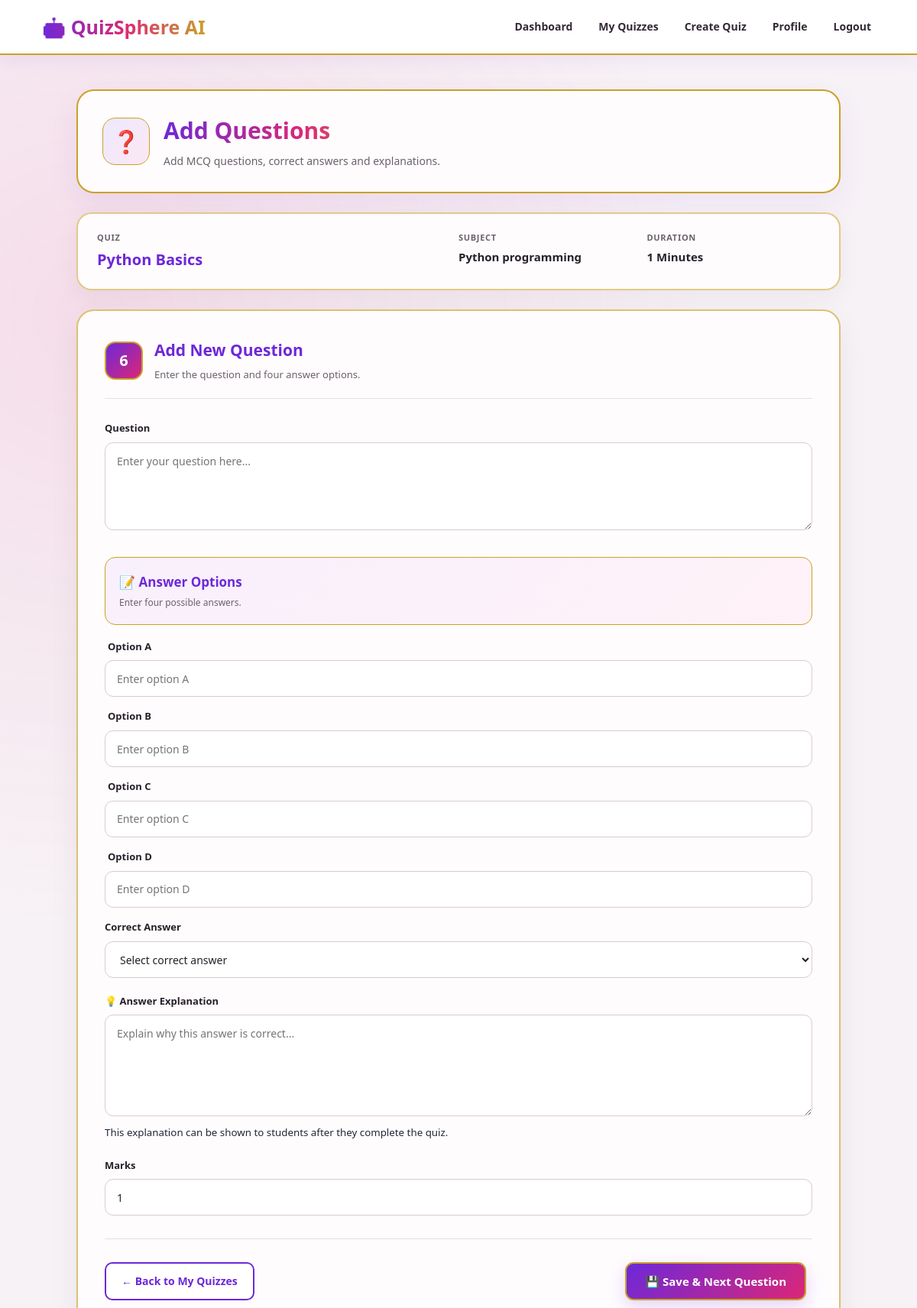
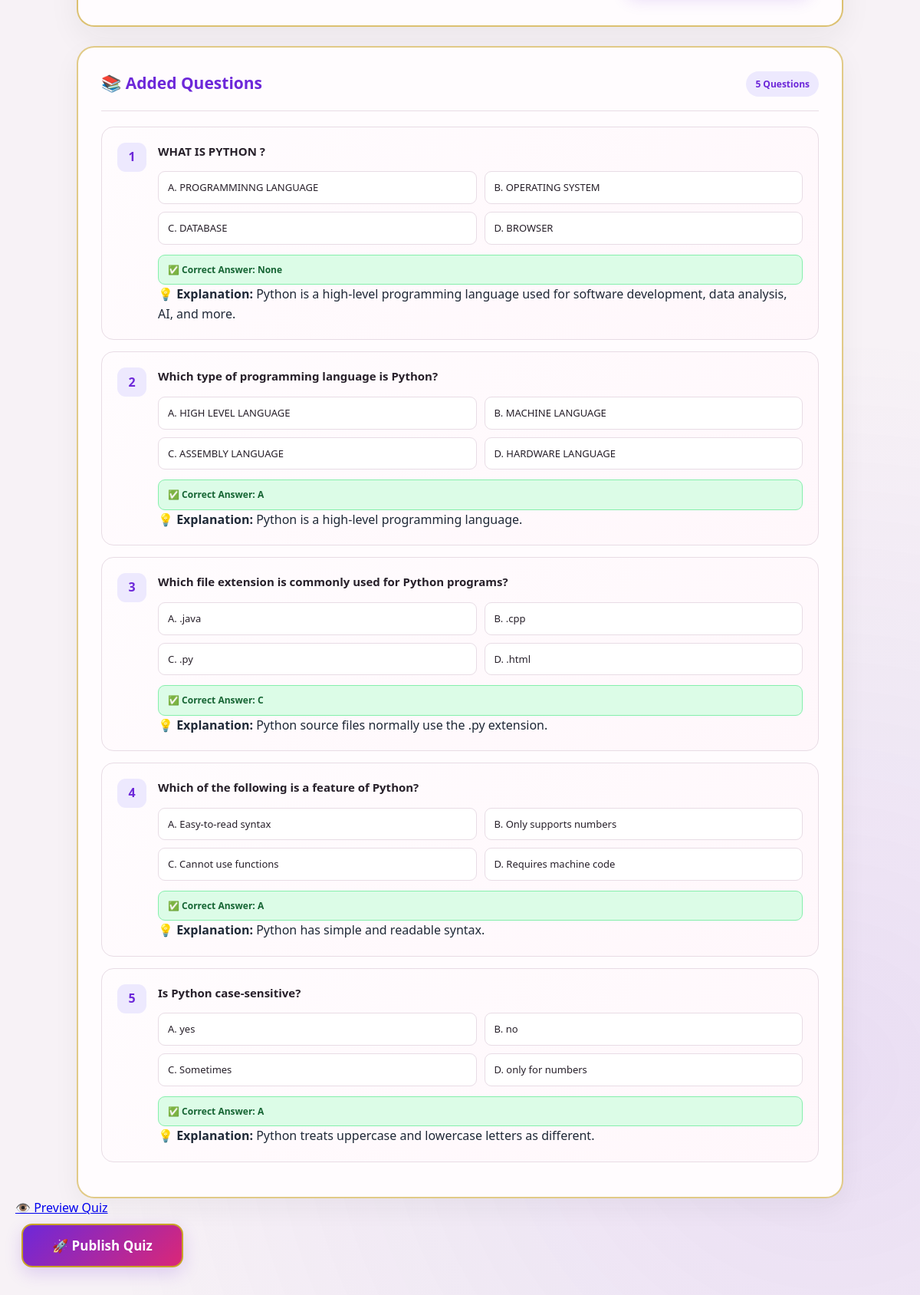
Page /teacher/add_questions/2 (signed in, upper part) on the committed database (2 pictures, top to bottom).
### app.py (models this page shows)
class Quiz(db.Model):
    __tablename__ = "quiz"
    id = db.Column(
        db.Integer,
        primary_key=True
    )
    title = db.Column(
        db.String(100),
        nullable=False
    )
    description = db.Column(
        db.Text
    )
    subject = db.Column(
        db.String(100)
    )
    total_questions = db.Column(
        db.Integer,
        default=0
    )
    duration = db.Column(
        db.Integer,
        default=30
    )
    difficulty = db.Column(
        db.String(20),
        default="Medium"
    )
    question_type = db.Column(
        db.String(30),
        default="MCQ"
    )
    number_of_questions = db.Column(
        db.Integer,
        default=10
    )
    passing_marks = db.Column(
        db.Integer,
        default=40
    )
    published = db.Column(
        db.Boolean,
        default=False
    )
    teacher_id = db.Column(
        db.Integer,
        db.ForeignKey("user.id"),
        nullable=True
    )
    teacher = db.relationship(
        "User",
        foreign_keys=[teacher_id]
    )
    questions = db.relationship(
        "Question",
        backref="quiz",
        cascade="all, delete-orphan"
    )

class Question(db.Model):
    id = db.Column(
        db.Integer,
        primary_key=True
    )
    quiz_id = db.Column(
        db.Integer,
        db.ForeignKey("quiz.id"),
        nullable=False
    )
    question = db.Column(
        db.Text,
        nullable=False
    )
    option_a = db.Column(
        db.String(500),
        nullable=False
    )
    option_b = db.Column(
        db.String(500),
        nullable=False
    )
    option_c = db.Column(
        db.String(500),
        nullable=False
    )
    option_d = db.Column(
        db.String(500),
        nullable=False
    )
    answer = db.Column(
        db.String(1),
        nullable=False
    )
    correct_answer = db.Column(
        db.String(1),
        nullable=True
    )
    explanation = db.Column(
        db.Text
    )
    marks = db.Column(
        db.Integer,
        default=1
    )

### app.py (the view, shortened to what this page needs)
@app.route(
    "/teacher/add_questions/<int:quiz_id>",
    methods=["GET", "POST"]
)
def add_questions(quiz_id):
    if session.get("role") != "teacher":
        return redirect(
            url_for("login")
        )
    quiz = Quiz.query.get_or_404(
        quiz_id
    )
    if quiz.teacher_id != session.get(
        "user_id"
    ):
        return "Unauthorized access."
    questions = Question.query.filter_by(
        quiz_id=quiz.id
    ).all()
    return render_template(
        "teacher/add_questions.html",
        quiz=quiz,
        questions=questions
    )

### templates/teacher/add_questions.html (shortened to what this page needs)
<!DOCTYPE html>
<html lang="en">
<head>
    <link rel="stylesheet"
          href="{{ url_for('static', filename='style.css') }}">
</head>
<body>
<nav class="teacher-navbar">
    <div class="teacher-logo">
    </div>
    <div class="teacher-nav-links">
        <a href="{{ url_for('teacher_dashboard') }}">
            Dashboard
        </a>
        <a href="{{ url_for('my_quizzes') }}">
            My Quizzes
        </a>
        <a href="{{ url_for('create_quiz') }}">
            Create Quiz
        </a>
        <a href="{{ url_for('profile') }}">
            Profile
        </a>
        <a href="{{ url_for('logout') }}">
            Logout
        </a>
    </div>
</nav>
<main class="add-question-page">
    <section class="add-question-header">
        <div class="add-question-icon">
            ❓
        </div>
        <div>
            <h1>
            </h1>
            <p>
                Add MCQ questions, correct answers and explanations.
            </p>
        </div>
    </section>
    <section class="question-quiz-info">
        <div>
            <span>
                QUIZ
            </span>
            <h2>
                {{ quiz.title }}
            </h2>
        </div>
        <div>
            <span>
                SUBJECT
            </span>
            <strong>
                {{ quiz.subject }}
            </strong>
        </div>
        <div>
            <span>
                DURATION
            </span>
            <strong>
                {{ quiz.duration }} Minutes
            </strong>
        </div>
    </section>
    <section class="add-question-card">
        <div class="question-card-title">
            <div class="question-number">
                {{ questions|length + 1 }}
            </div>
            <div>
                <h2>
                    Add New Question
                </h2>
                <p>
                    Enter the question and four answer options.
                </p>
            </div>
        </div>
        <form
            action="{{ url_for('add_questions', quiz_id=quiz.id) }}"
            method="POST">
            <div class="question-form-group">
                <label>
                    Question
                </label>
                <textarea
                    name="question"
                    placeholder="Enter your question here..."
                    required></textarea>
            </div>
            <div class="options-title">
                <h3>
                    📝 Answer Options
                </h3>
                <p>
                    Enter four possible answers.
                </p>
            </div>
            <div class="option-group">
                <label>
                    Option A
                </label>
                <input
                    type="text"
                    name="option_a"
                    placeholder="Enter option A"
                    required>
            </div>
            <div class="option-group">
                <label>
                    Option B
                </label>
                <input
                    type="text"
                    name="option_b"
                    placeholder="Enter option B"
                    required>
            </div>
            <div class="option-group">
                <label>
                    Option C
                </label>
                <input
                    type="text"
                    name="option_c"
                    placeholder="Enter option C"
                    required>
            </div>
            <div class="option-group">
                <label>
                    Option D
                </label>
                <input
                    type="text"
                    name="option_d"
                    placeholder="Enter option D"
                    required>
            </div>
            <div class="question-form-group">
                <label>
                    Correct Answer
                </label>
                <select
                    name="correct_answer"
                    required>
                    <option value="">
                        Select correct answer
                    </option>
                </select>
            </div>
            <div class="question-form-group">
                <label>
                    💡 Answer Explanation
                </label>
                <textarea
                    name="explanation"
                    placeholder="Explain why this answer is correct..."
                    rows="5"></textarea>
                <small>
                    This explanation can be shown to students after they complete the quiz.
                </small>
            </div>
            <div class="question-form-group">
                <label>
                    Marks
                </label>
                <input
                    type="number"
                    name="marks"
                    value="1"
                    min="1"
                    required>
            </div>
            <div class="add-question-actions">
                <a
                    href="{{ url_for('my_quizzes') }}"
                    class="finish-question-btn">
                    ← Back to My Quizzes
                </a>
                <button
                 type="submit"
                class="add-question-btn">
                💾 Save & Next Question
                </button>
            </div>
        </form>
    </section>
    {% if questions %}
    <section class="existing-questions">
        <div class="existing-question-title">
            <h2>
                📚 Added Questions
            </h2>
            <span>
                {{ questions|length }} Questions
            </span>
        </div>
        {% for question in questions %}
        <div class="existing-question-card">
            <div class="existing-question-number">
                {{ loop.index }}
            </div>
            <div class="existing-question-content">
                <h3>
                    {{ question.question }}
                </h3>
                <div class="question-options">
                    <span>
                        A. {{ question.option_a }}
                    </span>
                    <span>
                        B. {{ question.option_b }}
                    </span>
                    <span>
                        C. {{ question.option_c }}
                    </span>
                    <span>
                        D. {{ question.option_d }}
                    </span>
                </div>
                <div class="correct-answer">
                    ✅ Correct Answer:
                    {{ question.correct_answer }}
                </div>
                {% if question.explanation %}
                <div class="answer-explanation">
                    💡 <strong>Explanation:</strong>
                    {{ question.explanation }}
                </div>
                {% endif %}
            </div>
        </div>
        {% endfor %}
    </section>
    {% endif %}
    {% if questions %}
    <div class="finish-quiz-section">
        <a
            href="{{ url_for('preview_quiz', quiz_id=quiz.id) }}"
            class="preview-quiz-btn">
            👁️ Preview Quiz
        </a>
        <form
            action="{{ url_for('publish_quiz', quiz_id=quiz.id) }}"
            method="POST">
            <button
                type="submit"
                class="publish-quiz-btn"
                onclick="return confirm('Are you sure you want to publish this quiz?');">
                🚀 Publish Quiz
            </button>
        </form>
    </div>
    {% endif %}
</main>
</body>
</html>

### rows in the picture
Quiz: title "Python Basics", subject "Python programming", duration "1"
Question: question "WHAT IS PYTHON ?", option_a "PROGRAMMINNG LANGUAGE", option_b "OPERATING SYSTEM", option_c "DATABASE", option_d "BROWSER", correct_answer "None", explanation "Python is a high-level programming language used for software development, data analysis, AI, and more."
Question: question "Which type of programming language is Python?", option_a "HIGH LEVEL LANGUAGE", option_b "MACHINE LANGUAGE", option_c "ASSEMBLY LANGUAGE", option_d "HARDWARE LANGUAGE", correct_answer "A", explanation "Python is a high-level programming language."
Question: question "Which file extension is commonly used for Python programs?", option_a ".java", option_b ".cpp", option_c ".py", option_d ".html", correct_answer "C", explanation "Python source files normally use the .py extension."
Question: question "Which of the following is a feature of Python?", option_a "Easy-to-read syntax", option_b "Only supports numbers", option_c "Cannot use functions", option_d "Requires machine code", correct_answer "A", explanation "Python has simple and readable syntax."
Question: question "Is Python case-sensitive?", option_a "yes", option_b "no", option_c "Sometimes", option_d "only for numbers", correct_answer "A", explanation "Python treats uppercase and lowercase letters as different."

### other values in the picture
{{ questions|length + 1 }} "6"
{{ questions|length }} "5"
